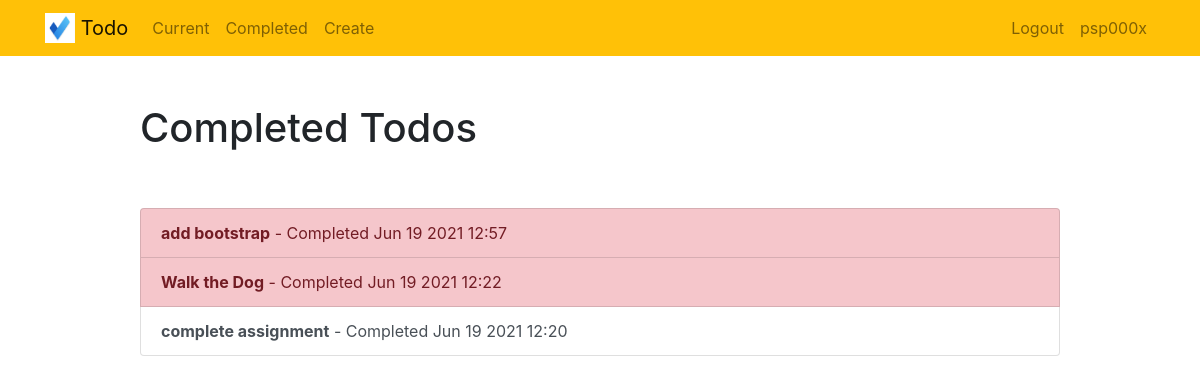
Page /completed/ (signed in) on the earlier database version.
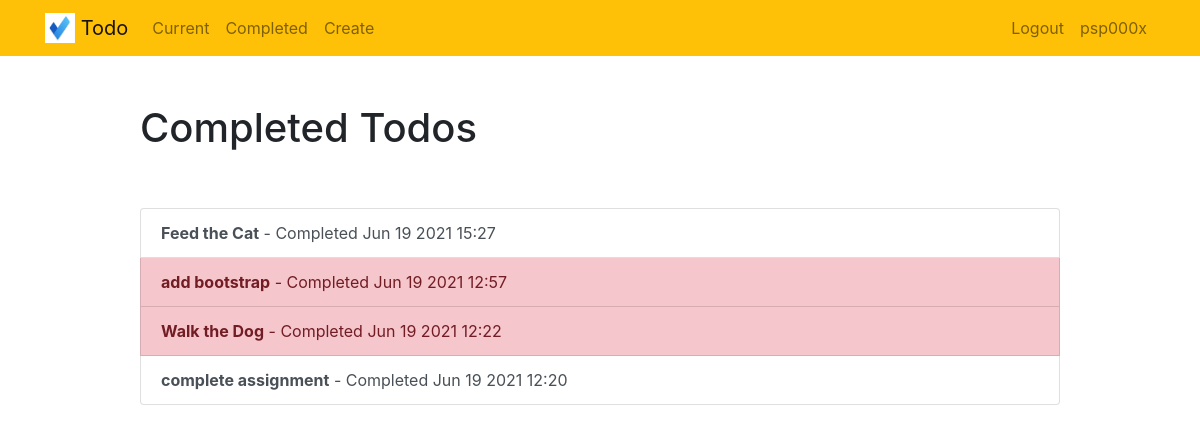
Same page on the later database version.
### todo/models.py (models this page shows, shortened)
class Todo(models.Model):
    title = models.CharField(max_length=100)
    memo = models.TextField(blank=True)
    created = models.DateTimeField(auto_now_add=True)
    datecompleted = models.DateTimeField(null=True, blank=True)
    important = models.BooleanField(default=False)
    user = models.ForeignKey(User, on_delete=models.CASCADE)

### todo/views.py (the view)
# urls.py: path('completed/', views.completedtodo, name='completedtodo' ),
@login_required
def completedtodo(request):
    todos = Todo.objects.filter(user=request.user, datecompleted__isnull=False).order_by('-datecompleted')
    return render(request, 'todo/completedtodo.html', {'todos': todos})

### todo/templates/todo/completedtodo.html
{% extends "todo/base.html" %}
{% block content %}
    <div class="row justify-content-center mt-5">
        <div class="col-md-10">
            <h1>Completed Todos</h1>
        </div>
    </div>
    <div class="row justify-content-center mt-5">
        <div class="col-md-10">
            <div class="list-group">
                {% for todo in todos %}
                    <a href="{% url 'viewtodo' todo.id %}" class="list-group-item list-group-item-action{% if todo.important %} list-group-item-danger{% endif %}"><b>{{ todo.title }}</b> - Completed {{ todo.datecompleted|date:'M j Y H:i' }}</a>
                {% endfor %}
            </div>
        </div>
    </div>
{% endblock %}

### todo/templates/todo/base.html (shortened to what this page needs)
{% load static %}
<!doctype html>
<html lang="en">
<head>
    <link rel="stylesheet" href="https://stackpath.bootstrapcdn.com/bootstrap/4.4.1/css/bootstrap.min.css">
</head>
<body>
<nav class="navbar navbar-expand-md navbar-light bg-warning">
<div class="container">
    <a class="navbar-brand" href="{% url 'home' %}">
         <img src="{% static 'todo/logo1.png' %}" width="30" height="30" class="d-inline-block align-top">
        <span>Todo </span>
    </a>
    <div class="collapse navbar-collapse" id="navbarNav">
    {% if user.is_authenticated %}
        <ul class="navbar-nav mr-auto">
                <li class="nav-item {{ current }}">
                    <a class="nav-link" href="{% url 'currenttodos' %}">Current</a>
                </li>
                <li class="nav-item {{ completed }}">
                    <a class="nav-link" href="{% url 'completedtodo' %}">Completed</a>
                </li>
                <li class="nav-item {{ create }}">
                    <a class="nav-link" href="{% url 'createtodo' %}">Create</a>
                </li>
        </ul>
    {% endif %}
    <ul class="navbar-nav ml-auto">
            {% if user.is_authenticated %}
                <li class="nav-item">
                    <a href="#" onclick="$('#signOutBtn').click()" class="nav-link">Logout</a>
                </li>
                <li class="nav-item {{ user }}">
                    <a class="nav-link" href="#">{{ user }}</a>
                </li>
            {% endif %}
        </ul>
    </div>
</div>
</nav>
<div class="container">
{% block content %}{% endblock %}
</div>
</body>
</html>

Differences in the rows shown:
now on this page (row edited): Todo: title "Feed the Cat", datecompleted "Jun 19 2021 15:27", important False (drawn)
